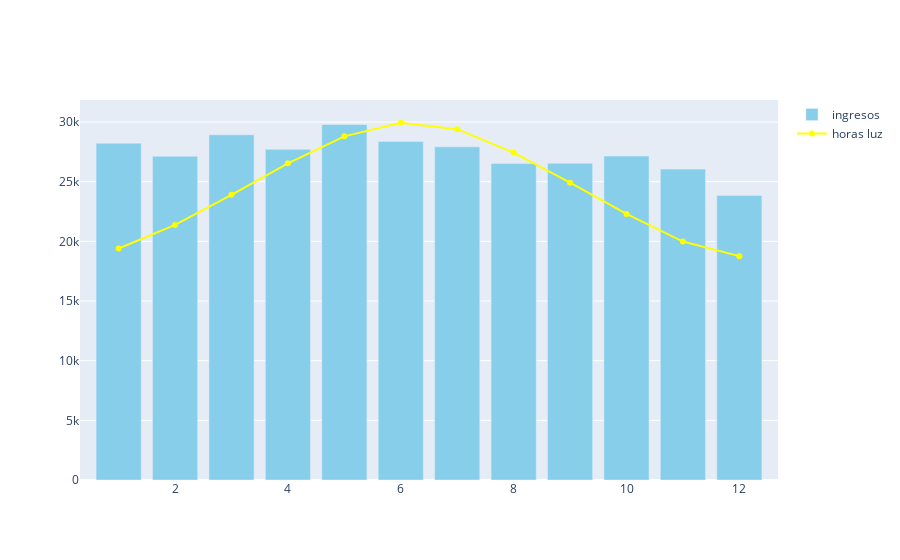

The notebook cell saved with this chart:
### Code cell
fig_luz = go.Figure(data=[
    go.Bar(name="ingresos",x=ingresos_mes_luz['mes_n'],y=ingresos_mes_luz['count'],
           marker_color='skyblue'
          
          ),
    go.Line(name = 'horas luz',y=ingresos_mes_luz["horas_m"], x=ingresos_mes_luz["mes_n"],
            marker_color='yellow'
           )   
    
])
fig_luz.update_layout(barmode='group')

### Figure 1 — Plotly figure (JSON) as saved in the notebook; plotly's stock layout.template omitted (floating-point values rounded to 4 significant figures)
{"data": [{"marker": {"color": "skyblue"}, "name": "ingresos", "type": "bar", "x": [1, 2, 3, 4, 5, 6, 7, 8, 9, 10, 11, 12], "y": [28232, 27131, 28935, 27713, 29798, 28379, 27923, 26519, 26553, 27150, 26055, 23838]}, {"marker": {"color": "yellow"}, "name": "horas luz", "type": "scatter", "x": [1, 2, 3, 4, 5, 6, 7, 8, 9, 10, 11, 12], "y": [19400, 21380, 23900, 26540, 28800, 29940, 29400, 27440, 24920, 22300, 19980, 18760]}], "layout": {"barmode": "group"}}
